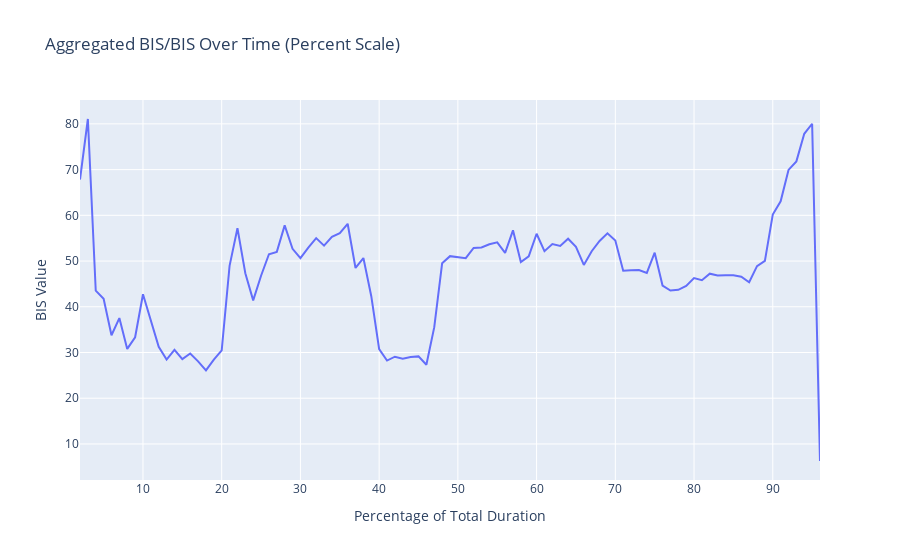

This figure's notebook cell:
### Code cell
import pandas as pd
import plotly.express as px
import numpy as np

df = case_1

# Convert time to percentage
df["Time_Percent"] = (df["Time"] / df["Time"].max()) * 100

# Create bins for 100 equal time segments
df["Time_Bin"] = pd.cut(df["Time_Percent"], bins=100, labels=np.arange(1, 101))

# Aggregate by percentage bins
aggregated_df = df.groupby("Time_Bin")["BIS/BIS"].mean().reset_index()

# Convert bin labels to numeric for plotting
aggregated_df["Time_Bin"] = aggregated_df["Time_Bin"].astype(int)

# Remove zero BIS values
aggregated_df = aggregated_df[aggregated_df["BIS/BIS"] > 0]

# Plot
fig = px.line(
    aggregated_df,
    x="Time_Bin",
    y="BIS/BIS",
    title="Aggregated BIS/BIS Over Time (Percent Scale)",
    labels={"Time_Bin": "Percentage of Total Duration", "BIS/BIS": "BIS Value"}
)

fig.show()

### Figure 1 — Plotly figure (JSON) as saved in the notebook; plotly's stock layout.template omitted (floating-point values rounded to 4 significant figures)
{"data": [{"hovertemplate": "Percentage of Total Duration=%{x}<br>BIS Value=%{y}<extra></extra>", "legendgroup": "", "line": {"color": "#636efa", "dash": "solid"}, "marker": {"symbol": "circle"}, "mode": "lines", "name": "", "orientation": "v", "showlegend": false, "type": "scatter", "x": [2, 3, 4, 5, 6, 7, 8, 9, 10, 11, 12, 13, 14, 15, 16, 17, 18, 19, 20, 21, 22, 23, 24, 25, 26, 27, 28, 29, 30, 31, 32, 33, 34, 35, 36, 37, 38, 39, 40, 41, 42, 43, 44, 45, 46, 47, 48, 49, 50, 51, 52, 53, 54, 55, 56, 57, 58, 59, 60, 61, 62, 63, 64, 65, 66, 67, 68, 69, 70, 71, 72, 73, 74, 75, 76, 77, 78, 79, 80, 81, 82, 83, 84, 85, 86, 87, 88, 89, 90, 91, 92, 93, 94, 95, 96], "xaxis": "x", "y": [67.83, 81.07, 43.53, 41.75, 33.77, 37.53, 30.79, 33.34, 42.74, 37.25, 31.23, 28.45, 30.6, 28.55, 29.78, 28.07, 26.07, 28.45, 30.45, 48.94, 57.18, 47.35, 41.39, 46.78, 51.49, 52.01, 57.8, 52.68, 50.63, 52.94, 55.01, 53.37, 55.28, 56.1, 58.15, 48.49, 50.66, 42.31, 30.73, 28.24, 29.08, 28.66, 29.02, 29.15, 27.32, 35.54, 49.51, 51.07, 50.78, 50.62, 52.88, 52.96, 53.67, 54.1, 51.79, 56.71, 49.77, 51.04, 55.97, 52.17, 53.72, 53.3, 54.88, 53.09, 49.15, 52.15, 54.38, 56.06, 54.49, 47.89, 48.01, 48.05, 47.41, 51.83, 44.64, 43.55, 43.71, 44.57, 46.26, 45.8, 47.24, 46.84, 46.89, 46.92, 46.58, 45.35, 48.89, 50.02, 60.18, 63.07, 69.93, 71.8, 77.83, 80.03, 6.27], "yaxis": "y"}], "layout": {"legend": {"tracegroupgap": 0}, "title": {"text": "Aggregated BIS/BIS Over Time (Percent Scale)"}, "xaxis": {"anchor": "y", "domain": [0, 1], "title": {"text": "Percentage of Total Duration"}}, "yaxis": {"anchor": "x", "domain": [0, 1], "title": {"text": "BIS Value"}}}}
